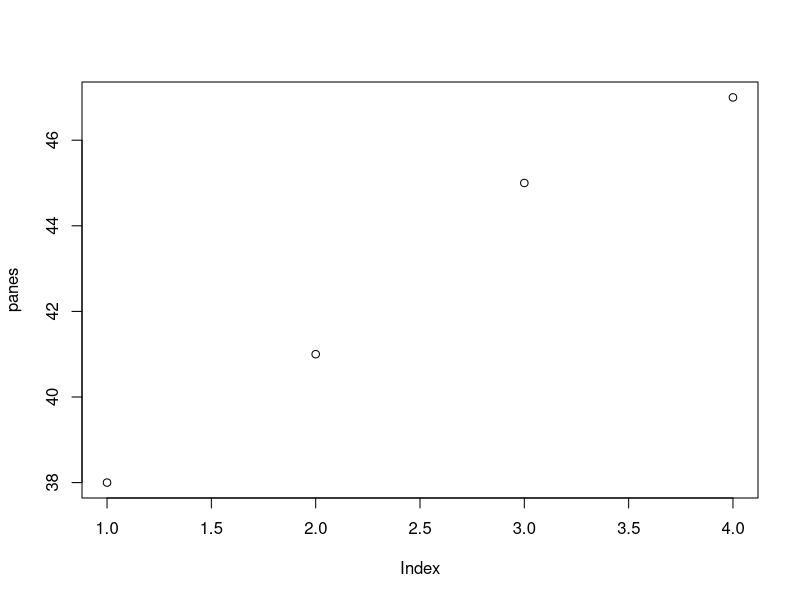

Recreate this plot in R.
# Episodio 3 · Tu primer código en R
#
# Corre línea por línea con Ctrl + Enter.
# El README de esta carpeta explica qué deberías ver en cada bloque.

# 1. El script: la receta que se guarda
panes <- c(38, 41, 45, 47)
panes

# 2. La consola: aquí todo se ejecuta
2 + 3 * 4
mean(panes)

# 3. El environment: lo que R tiene en memoria
# (mira el panel de arriba a la derecha después de correr las líneas)
ls()

# 4. Las herramientas: plots y ayuda
plot(panes)
?mean

# 5. Todo en R es una función
`+`(2, 3)
round(mean(panes), 1)

# 6. El error más común: el nombre mal escrito
# Descomenta la línea siguiente para ver el error en tu consola.
# mean(Pane)
#
# Error: object 'Pane' not found
#
# No es la fórmula: es la ortografía. R distingue mayúsculas.
mean(panes)
